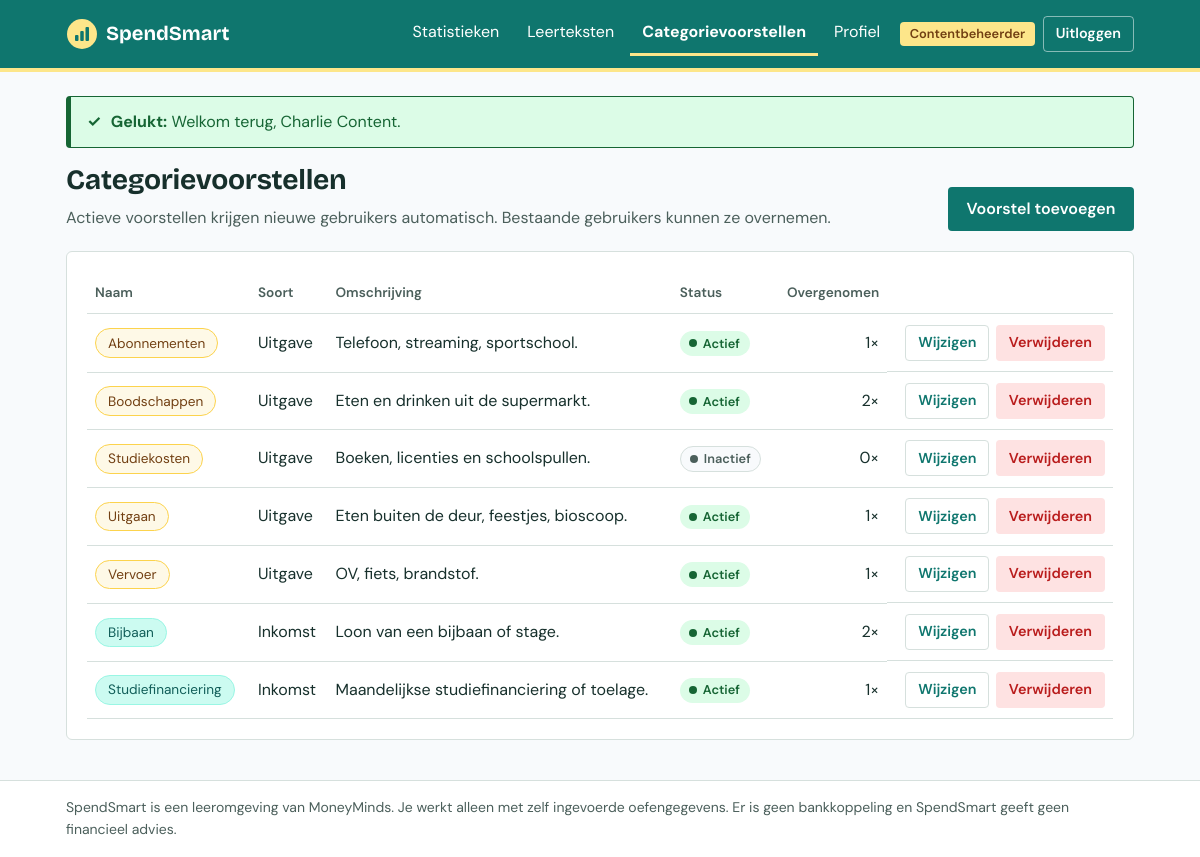
Page /content/suggestions (signed in) on the committed database.
### tables this page shows
CREATE TABLE users (
    id              INT UNSIGNED NOT NULL AUTO_INCREMENT,
    name            VARCHAR(100) NOT NULL,
    email           VARCHAR(190) NOT NULL,
    password_hash   VARCHAR(255) NOT NULL,
    role            ENUM('user', 'content_manager') NOT NULL DEFAULT 'user',
    created_at      DATETIME NOT NULL DEFAULT CURRENT_TIMESTAMP,
    updated_at      DATETIME NOT NULL DEFAULT CURRENT_TIMESTAMP ON UPDATE CURRENT_TIMESTAMP,
    PRIMARY KEY (id),
    UNIQUE KEY users_email_unique (email)
);

CREATE TABLE category_suggestions (
    id              INT UNSIGNED NOT NULL AUTO_INCREMENT,
    name            VARCHAR(60) NOT NULL,
    type            ENUM('income', 'expense') NOT NULL,
    description     VARCHAR(255) NULL,
    is_active       TINYINT(1) NOT NULL DEFAULT 1,
    created_by      INT UNSIGNED NULL,
    created_at      DATETIME NOT NULL DEFAULT CURRENT_TIMESTAMP,
    updated_at      DATETIME NOT NULL DEFAULT CURRENT_TIMESTAMP ON UPDATE CURRENT_TIMESTAMP,
    PRIMARY KEY (id),
    UNIQUE KEY category_suggestions_name_type_unique (name, type),
    CONSTRAINT category_suggestions_created_by_fk FOREIGN KEY (created_by)
        REFERENCES users (id) ON DELETE SET NULL
);

### app/Views/content/suggestions/index.php (the view, shortened to what the rows shown need)
<div class="page-header">
    <div>
        <h1>Categorievoorstellen</h1>
        <p class="muted">Actieve voorstellen krijgen nieuwe gebruikers automatisch. Bestaande gebruikers kunnen ze overnemen.</p>
    </div>
    <a class="button button--primary" href="<?= e(url('/content/suggestions/create')) ?>">Voorstel toevoegen</a>
</div>
<?php if ($suggestions === []): ?>
    <?= partial('empty-state', [
        'text' => 'Er zijn nog geen categorievoorstellen.',
        'actionUrl' => url('/content/suggestions/create'),
        'actionLabel' => 'Voorstel toevoegen',
    ]) ?>
<?php else: ?>
    <section class="card">
        <div class="table-wrapper">
            <table class="table">
                <thead>
                <tr>
                    <th scope="col">Naam</th>
                    <th scope="col">Soort</th>
                    <th scope="col">Omschrijving</th>
                    <th scope="col">Status</th>
                    <th scope="col" class="table__number">Overgenomen</th>
                    <th scope="col"><span class="visually-hidden">Acties</span></th>
                </tr>
                </thead>
                <tbody>
                <?php foreach ($suggestions as $suggestion): ?>
                    <tr>
                        <td data-label="Naam"><span class="chip chip--<?= e($suggestion['type']) ?>"><?= e($suggestion['name']) ?></span></td>
                        <td data-label="Soort"><?= e(CategoryType::label($suggestion['type'])) ?></td>
                        <td data-label="Omschrijving"><?= e($suggestion['description'] ?: '—') ?></td>
                        <td data-label="Status">
                            <span class="status <?= $suggestion['is_active'] ? 'status--ok' : 'status--none' ?>">
                                <?= $suggestion['is_active'] ? 'Actief' : 'Inactief' ?>
                            </span>
                        </td>
                        <td data-label="Overgenomen" class="table__number"><?= (int) $suggestion['adoption_count'] ?>&times;</td>
                        <td class="table__actions">
                            <a class="button button--ghost button--small" href="<?= e(url('/content/suggestions/' . $suggestion['id'] . '/edit')) ?>">Wijzigen</a>
                            <?= partial('delete-button', [
                                'action' => url('/content/suggestions/' . $suggestion['id'] . '/delete'),
                                'confirm' => 'Weet je zeker dat je voorstel "' . $suggestion['name'] . '" wilt verwijderen? Categorieën van gebruikers blijven bestaan.',
                            ]) ?>
                        </td>
                    </tr>
                <?php endforeach; ?>
                </tbody>
            </table>
        </div>
    </section>
<?php endif; ?>

### app/Core/Router.php (shortened to what the rows shown need)
<?php
final class Router
{
    private array $routes = [];
    public function dispatch(Request $request): void
    {
        $path = $request->path();
        foreach ($this->routes as $route) {
            if (!preg_match($route['pattern'], $path, $matches)) {
                continue;
            }
            foreach ($route['middleware'] as $middleware) {
                Middleware::run($middleware);
            }
            $parameters = array_values(array_map(
                'intval',
                array_filter($matches, 'is_string', ARRAY_FILTER_USE_KEY)
            ));
            [$controllerClass, $action] = $route['handler'];
            $controller = new $controllerClass($request);
            $controller->$action(...$parameters);
            return;
        }
        throw new HttpException(404, 'Deze pagina bestaat niet.');
    }
    private function add(string $method, string $path, array $handler, array $middleware): void
    {
        $pattern = preg_replace('#\{([a-zA-Z]+)\}#', '(?P<$1>[1-9][0-9]{0,9})', $path);
        $this->routes[] = [
            'method' => $method,
            'pattern' => '#^' . $pattern . '$#',
            'handler' => $handler,
            'middleware' => $middleware,
        ];
    }
}

### app/Views/partials/delete-button.php (shortened to what the rows shown need)
<form method="post" action="<?= e($action) ?>" class="inline-form" data-confirm="<?= e($confirm) ?>">
    <button type="submit" class="button button--danger button--small"><?= e($label ?? 'Verwijderen') ?></button>
</form>

### app/Views/layouts/main.php (shortened to what the rows shown need)
<?php
try {
    $currentUser = Auth::user();
} catch (Throwable) {
    $currentUser = null;
}
$navigation = match ($currentUser['role'] ?? null) {
    Role::USER => [
        '/dashboard' => 'Dashboard',
        '/transactions' => 'Transacties',
        '/categories' => 'Categorieën',
        '/goals' => 'Spaardoelen',
        '/tips' => 'Tips',
        '/profile' => 'Profiel',
    ],
    Role::CONTENT_MANAGER => [
        '/content/statistics' => 'Statistieken',
        '/content/tips' => 'Leerteksten',
        '/content/suggestions' => 'Categorievoorstellen',
        '/profile' => 'Profiel',
    ],
    default => [
        '/login' => 'Inloggen',
        '/register' => 'Account maken',
    ],
};
?>
<!DOCTYPE html>
<html lang="nl">
<head>
    <link rel="stylesheet" href="<?= e(asset('css/app.css')) ?>">
</head>
<body>
<header class="site-header">
    <div class="container site-header__inner">
        <a class="brand" href="<?= e(url('/')) ?>">
            <span class="brand__name">SpendSmart</span>
        </a>
        <nav id="main-nav" class="main-nav" aria-label="Hoofdmenu">
            <ul class="main-nav__list">
                <?php foreach ($navigation as $path => $label): ?>
                    <li>
                        <a class="main-nav__link" href="<?= e(url($path)) ?>"<?= is_active($path) ? ' aria-current="page"' : '' ?>><?= e($label) ?></a>
                    </li>
                <?php endforeach; ?>
            </ul>
            <?php if ($currentUser !== null): ?>
                <div class="main-nav__account">
                    <span class="role-badge"><?= e(Role::label($currentUser['role'])) ?></span>
                    <form method="post" action="<?= e(url('/logout')) ?>">
                        <button type="submit" class="button button--ghost button--small">Uitloggen</button>
                    </form>
                </div>
            <?php endif; ?>
        </nav>
    </div>
</header>
<main id="main" class="container main">
    <?php foreach (Flash::consume() as $message): ?>
        <?= partial('alert', ['type' => $message['type'], 'text' => $message['text']]) ?>
    <?php endforeach; ?>
    <?= $content ?>
</main>
<footer class="site-footer">
    <div class="container">
        <p>SpendSmart is een leeromgeving van MoneyMinds. Je werkt alleen met zelf ingevoerde oefengegevens. Er is geen bankkoppeling en SpendSmart geeft geen financieel advies.</p>
    </div>
</footer>
</body>
</html>

### rows in the picture
users: role "Statistieken", role "Leerteksten", role "Categorievoorstellen", role "Profiel", role "Contentbeheerder"
category_suggestions: name "Abonnementen", type "Uitgave", description "Telefoon, streaming, sportschool.", is_active "Actief", adoption_count "1"
category_suggestions: name "Boodschappen", type "Uitgave", description "Eten en drinken uit de supermarkt.", is_active "Actief", adoption_count "2"
category_suggestions: name "Studiekosten", type "Uitgave", description "Boeken, licenties en schoolspullen.", is_active "Inactief", adoption_count "0"
category_suggestions: name "Uitgaan", type "Uitgave", description "Eten buiten de deur, feestjes, bioscoop.", is_active "Actief", adoption_count "1"
category_suggestions: name "Vervoer", type "Uitgave", description "OV, fiets, brandstof.", is_active "Actief", adoption_count "1"
category_suggestions: name "Bijbaan", type "Inkomst", description "Loon van een bijbaan of stage.", is_active "Actief", adoption_count "2"
category_suggestions: name "Studiefinanciering", type "Inkomst", description "Maandelijkse studiefinanciering of toelage.", is_active "Actief", adoption_count "1"

### other values in the picture
$prefix "Gelukt"
